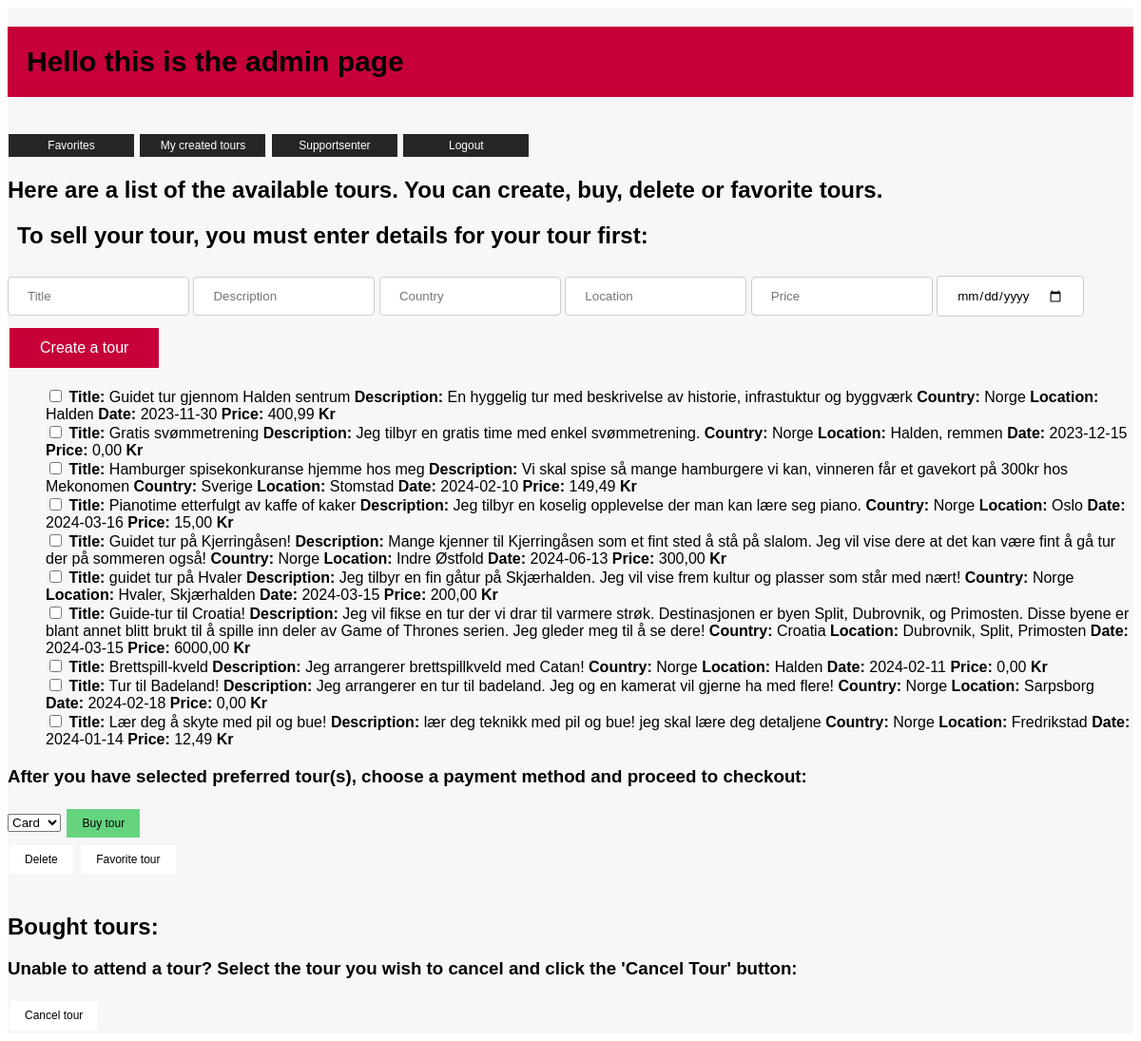
The page /adminpage on the database its author committed.
### tables this page shows
CREATE TABLE Tour(
                ID INTEGER PRIMARY KEY AUTOINCREMENT,
                Title TEXT,
                Description TEXT,
                Country TEXT,
                Location TEXT,
                Date DATETIME,
                Price DECIMAL(10, 2),
                CreatedBy 
    );

### app.py (the view)
@application.route('/adminpage')
def adminpage():
    global global_user_id
    list_tours = get_list_tours()
    list_of_bought_tours = get_list_of_user_bought_tours(global_user_id)
    list_of_users = get_user_list()
    is_admin = get_user_online_is_admin()
    logging("went to admin page")
    return render_template('/adminpage.html', is_admin=is_admin, list_of_tours=list_tours, list_of_bought_tours=list_of_bought_tours, users=list_of_users)

### backend/autentication/admin.py (called while the page is built)
def logging(action):
    timestamp = datetime.now()
    name = get_user_online()
    namestamp = f'{timestamp:Date: %d.%m.%y Time: %H:%M} User: {name} {action} '
    with open(path, 'a') as file:
        print(namestamp, file=file)

### backend/autentication/login.py (called while the page is built)
def get_user_online():
    pathing = os.path.dirname(__file__) + "/user_online.json"
    try:
        with open(pathing, 'r') as file:
            data = json.load(file)
            return data.get('user_online', '')
    except FileNotFoundError:
        return r'user_online.json File Not Found'

def get_user_online_is_admin():
    admin_check = get_user_online()
    if admin_get(admin_check):
        return True
    else:
        return False

### backend/database/Tour.py (called while the page is built)
def list_tours():
    db = sqlite3.connect(pathing)
    cursor = db.cursor()
    cursor.execute("SELECT * from Tour")
    list = cursor.fetchall()
    return list

def get_user_list():
    db = sqlite3.connect(pathing)
    cursor = db.cursor()
    cursor.execute("SELECT ID, Username FROM User")
    users = cursor.fetchall()
    return users

### backend/database/Tour_advanced.py (called while the page is built)
def list_of_user_bought_tours(global_id):
    db = sqlite3.connect(pathing)
    cursor = db.cursor()
    cursor.execute('''SELECT TourBooked.ID, Tour.Title, Tour.Description, Tour.Country, Tour.Location, Tour.Date, Tour.Price
        FROM Tour
        INNER JOIN TourBooked on Tour.ID = TourBooked.Tour_ID
        WHERE TourBooked.User_ID = ?
        ORDER BY Tour.Title''', (global_id,))
    list_of_bought_tours = cursor.fetchall()
    db.close()
    return list_of_bought_tours

### backend/database/user.py (called while the page is built)
def admin_get(Username):
    con = sqlite3.connect(pathing)
    cur = con.cursor()
    try:
        con = sqlite3.connect(pathing)
        cur = con.cursor()
        cur.execute("SELECT Admin FROM User WHERE Username = ?", (Username,))
        admin = cur.fetchone()
        return admin[0]
    except:
        print("FEIL I ADMIN_GET")

### backend/handler/tour_handler.py (called while the page is built)
def get_list_tours():
    return list_tours()

def get_list_of_user_bought_tours(global_id):
    return list_of_user_bought_tours(global_id)

### frontend/templates/adminpage.html (shortened to what this page needs)
<!DOCTYPE html>
<html lang="en">
<head>
    <link rel="stylesheet" type="text/css" href="{{ url_for('static', filename='css/adminpage.css') }}">
</head>
<body>
<div id="grid">
    <div id="colored_body">
    <h1 id="intro">Hello this is the admin page</h1><br>
    <a href="{{ url_for('favorites') }}" class="top_links_styling">Favorites</a>
    <a href="{{ url_for('my_created_tours') }}" class="top_links_styling">My created tours</a>
    <a href="{{ url_for('support_senter') }}" class="top_links_styling">Supportsenter</a>
    <a href="{{ url_for('index') }}" class="top_links_styling">Logout</a>
    <h2>Here are a list of the available tours. You can create, buy, delete or favorite tours.</h2>
    <h2 id="instruction">To sell your tour, you must enter details for your tour first:</h2>
    <form action="/admin_create_a_tour" method="POST" id="form_create_tour_input">
        <input type="text" name="Title" placeholder="Title" class="input_styling">
        <input type="text" name="Description" placeholder="Description" class="input_styling">
        <input type="text" name="Country" placeholder="Country" class="input_styling">
        <input type="text" name="Location" placeholder="Location" class="input_styling">
        <input type="price" name="Price" placeholder="Price" class="input_styling">
        <input type="date" name="Date" class="input_styling">
        <button type="submit" class="tour_button_styling">Create a tour</button>
    </form>
    <form action="/admin_checkbox_tour" method="POST" id="available_tours">
        <ul>
            {% for tour in list_of_tours %}
            <li>
                <input type="checkbox" name="checkbox_row" value="{{ tour[0] }}">
                <strong>Title:</strong> {{ tour[1] }}
                <strong>Description:</strong> {{ tour[2] }}
                <strong>Country:</strong> {{ tour[3] }}
                <strong>Location:</strong> {{ tour[4] }}
                <strong>Date:</strong> {{ tour[5] }}
                <strong>Price:</strong> {{ tour[6] }} <strong>Kr</strong>
            </li>
            {% endfor %}
        </ul>
        <h3>After you have selected preferred tour(s), choose a payment method and proceed to checkout:</h3>
        <select id="dropdown">
            <option value="valg1">Card</option>
        </select>
        <button type="submit" name="handle_action" value="buy" class="checkbox_buy_button_styling">Buy tour</button><br>
        <button type="submit" name="handle_action" value="delete" class="checkbox_button_styling">Delete</button>
        <button type="submit" name="handle_action" value="favorite" class="checkbox_button_styling">Favorite tour</button>
    </form> <br>
    <h2>Bought tours:</h2>
    <form action="/admin_remove_bought_tour" method="POST" id="bought_tours">
        <h3>Unable to attend a tour? Select the tour you wish to cancel and click the 'Cancel Tour' button:</h3>
        <button type="submit" name="handle_action" value="delete" class="checkbox_button_styling">Cancel tour</button>
    </form>
    </div>
</div>
</body>
</html>

### static/css/adminpage.css (style rules this page uses)
* { font-family: "Gill Sans", sans-serif; }
#grid { display: grid; grid-template-columns: 1fr 1fr 1fr 1fr 1fr grid-template-rows: 1fr 1fr 1fr 1fr 1fr 1fr }
#intro { font-decoration: none; font-size: 30px; font-weight: 900; grid-column: 2/4; grid-row: 1/2; background-color: #C70039; padding: 20px; }
#instruction { font-decoration: none; grid-column: 2/5; grid-row: 1/2; padding-left: 10px; }
#form_create_tour_input { grid-column: 2/4; grid-row: 2/3; }
.input_styling { padding: 12px 20px; margin: 8px 0; display: inline-block; border: 1px solid #ccc; border-radius: 4px; box-sizing: border-box; }
.tour_button_styling { background-color: #C70039; border: none; color: white; padding: 12px 32px; text-align: center; text-decoration: none; display: inline-block; font-size: 16px; margin: 4px 2px; cursor: pointer; }
.checkbox_button_styling { background-color: #ffffff; border: none; color: black; padding: 8px 16px; text-align: center; text-decoration: none; display: inline-block; font-size: 12px; margin: 4px 2px; cursor: pointer; }
.checkbox_buy_button_styling { background-color: #66d47f; border: none; color: black; padding: 8px 16px; text-align: center; text-decoration: none; display: inline-block; font-size: 12px; margin: 4px 2px; cursor: pointer; }
.top_links_styling { background-color: #262626; border: none; color: white; padding: 5px 16px; width: 100px; text-align: center; text-decoration: none; display: inline-block; font-size: 12px; margin: 1px 1px; cursor: pointer; }
#available_tours { grid-column: 2/4; grid-row: 3/4; }
#bought_tours { grid-column: 2/4; grid-row: 5/6; }
#colored_body { grid-column: 2/4; grid-row: 1/6; background-color: #F7F7F7; }
ul { list-style-type: none; }

### rows shown on the page
Tour: Title "Guidet tur gjennom Halden sentrum", Description "En hyggelig tur med beskrivelse av historie, infrastuktur og byggværk", Country "Norge", Location "Halden", Date "2023-11-30", Price "400,99"
Tour: Title "Gratis svømmetrening", Description "Jeg tilbyr en gratis time med enkel svømmetrening.", Country "Norge", Location "Halden, remmen", Date "2023-12-15", Price "0,00"
Tour: Title "Hamburger spisekonkuranse hjemme hos meg", Description "Vi skal spise så mange hamburgere vi kan, vinneren får et gavekort på 300kr hos Mekonomen", Country "Sverige", Location "Stomstad", Date "2024-02-10", Price "149,49"
Tour: Title "Pianotime etterfulgt av kaffe of kaker", Description "Jeg tilbyr en koselig opplevelse der man kan lære seg piano.", Country "Norge", Location "Oslo", Date "2024-03-16", Price "15,00"
Tour: Title "Guidet tur på Kjerringåsen!", Description "Mange kjenner til Kjerringåsen som et fint sted å stå på slalom. Jeg vil vise dere at det kan være fint å gå tur der på sommeren også!", Country "Norge", Location "Indre Østfold", Date "2024-06-13", Price "300,00"
Tour: Title "guidet tur på Hvaler", Description "Jeg tilbyr en fin gåtur på Skjærhalden. Jeg vil vise frem kultur og plasser som står med nært!", Country "Norge", Location "Hvaler, Skjærhalden", Date "2024-03-15", Price "200,00"
Tour: Title "Guide-tur til Croatia!", Description "Jeg vil fikse en tur der vi drar til varmere strøk. Destinasjonen er byen Split, Dubrovnik, og Primosten. Disse byene er blant annet blitt brukt til å spille inn deler av Game of Thrones serien. Jeg gleder meg til å se dere!", Country "Croatia", Location "Dubrovnik, Split, Primosten", Date "2024-03-15", Price "6000,00"
Tour: Title "Brettspill-kveld", Description "Jeg arrangerer brettspillkveld med Catan!", Country "Norge", Location "Halden", Date "2024-02-11", Price "0,00"
Tour: Title "Tur til Badeland!", Description "Jeg arrangerer en tur til badeland. Jeg og en kamerat vil gjerne ha med flere!", Country "Norge", Location "Sarpsborg", Date "2024-02-18", Price "0,00"
Tour: Title "Lær deg å skyte med pil og bue!", Description "lær deg teknikk med pil og bue! jeg skal lære deg detaljene", Country "Norge", Location "Fredrikstad", Date "2024-01-14", Price "12,49"
